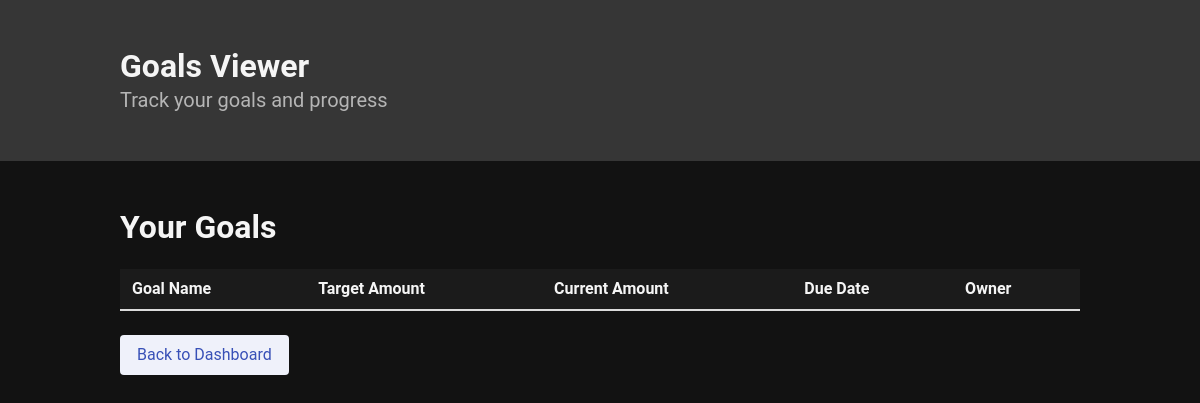
Page /goals_viewer (signed in) on the earlier database version.
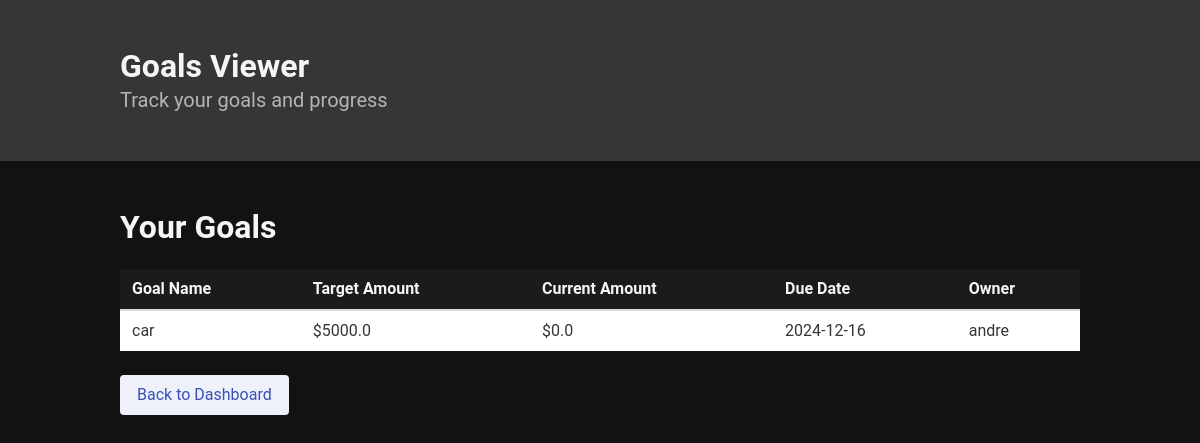
Same page on the later database version.
### app.py (models this page shows)
class Goal(db.Model):
    id = db.Column(db.Integer, primary_key=True)
    goal_name = db.Column(db.String(50), nullable=False)
    target_amount = db.Column(db.Float, nullable=False)
    current_amount = db.Column(db.Float, default=0.0)
    due_date = db.Column(db.Date, nullable=False)
    user_id = db.Column(db.Integer, db.ForeignKey('user.id'), nullable=False)

class User(db.Model):
    id = db.Column(db.Integer, primary_key=True)
    username = db.Column(db.String(50), unique=True, nullable=False)
    email = db.Column(db.String(120), unique=True, nullable=False)
    password = db.Column(db.String(60), nullable=False)
    transactions = db.relationship('Transaction', backref='owner', lazy=True)
    goals = db.relationship('Goal', backref='owner', lazy=True)

### app.py (the view)
@app.route('/goals_viewer')
def goals_viewer():
    if 'user_id' not in session:
        flash('Please log in to access this page.', 'danger')
        return redirect(url_for('login'))
    try:
        results = db.session.query(
            Goal.id.label('goal_id'),
            Goal.goal_name,
            Goal.target_amount,
            Goal.current_amount,
            Goal.due_date,
            User.username.label('owner_name')
        ).join(User, Goal.user_id == User.id).filter(
            User.id == session['user_id']
        ).order_by(Goal.due_date.asc()).all()
        goals_data = [
            {
                "goal_id": row.goal_id,
                "goal_name": row.goal_name,
                "target_amount": row.target_amount,
                "current_amount": row.current_amount,
                "due_date": row.due_date.strftime('%Y-%m-%d'),
                "owner_name": row.owner_name
            }
            for row in results
        ]
        return render_template('goals_viewer.html', goals=goals_data)
    except Exception as e:
        flash(f"An error occurred: {str(e)}", "danger")
        return redirect(url_for('dashboard'))

### templates/goals_viewer.html (shortened to what this page needs)
<!DOCTYPE html>
<html lang="en">
<head>
    <link rel="stylesheet" href="https://cdnjs.cloudflare.com/ajax/libs/bulma/0.9.4/css/bulma.min.css">
</head>
<body style="background-color: #121212; color: #ffffff; font-family: 'Roboto', sans-serif;">
    <section class="hero is-dark">
        <div class="hero-body">
            <div class="container">
                <h1 class="title has-text-light">Goals Viewer</h1>
                <h2 class="subtitle has-text-grey-light">Track your goals and progress</h2>
            </div>
        </div>
    </section>
    <section class="section">
        <div class="container">
            <h2 class="title has-text-light">Your Goals</h2>
            <table class="table is-fullwidth is-striped">
                <thead>
                    <tr style="background-color: #1b1b1b;">
                        <th class="has-text-light">Goal Name</th>
                        <th class="has-text-light">Target Amount</th>
                        <th class="has-text-light">Current Amount</th>
                        <th class="has-text-light">Due Date</th>
                        <th class="has-text-light">Owner</th>
                    </tr>
                </thead>
                <tbody>
                    {% for goal in goals %}
                    <tr style="background-color: white;">
                        <td>{{ goal.goal_name }}</td>
                        <td>${{ goal.target_amount }}</td>
                        <td>${{ goal.current_amount }}</td>
                        <td>{{ goal.due_date }}</td>
                        <td>{{ goal.owner_name }}</td>
                    </tr>
                    {% endfor %}
                </tbody>
            </table>
            <a href="/dashboard" class="button is-link is-light">Back to Dashboard</a>
        </div>
    </section>
</body>
</html>

Differences in the rows shown:
added Goal: goal_name "car", target_amount "5000.0", current_amount "0.0", due_date "2024-12-16", owner_name "andre"
